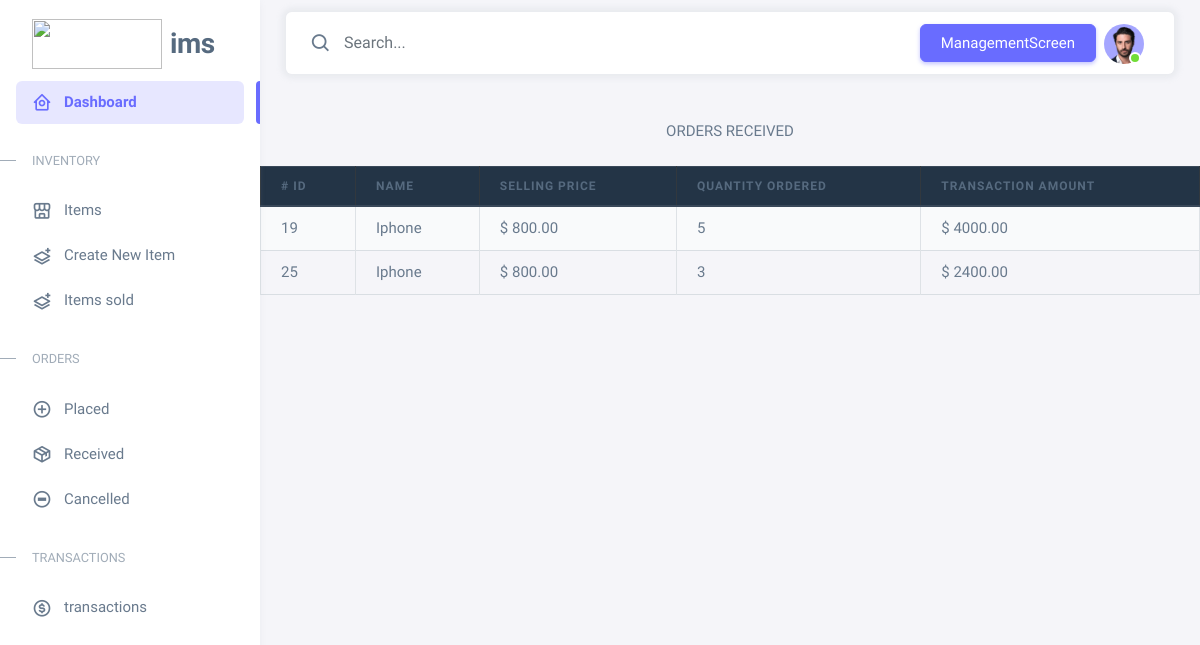
/orders_received, run on the app's committed database.
### transactions/models.py (models this page shows, shortened)
class Transaction(models.Model):
    item_id = models.IntegerField()
    item_name = models.CharField(max_length=100)
    item_cost = models.DecimalField(max_digits=10, decimal_places=2)
    item_quantity = models.IntegerField()
    transaction_amount = models.DecimalField(max_digits=10, decimal_places=2)
    transaction_type = models.CharField(max_length=4)

### orders/views.py (the view)
# urls.py: path('orders_received', views.received_orders, name='received_orders'),
def received_orders(request):
    orders_received = Transaction.objects.filter(transaction_type = 'received')
    context = {'orders_received':orders_received}
    return render(request, 'orders_received.html', context)

### templates/orders_received.html
{% extends 'index.html' %}
{% block content %}
<br></br>
<center>ORDERS RECEIVED</center>
<br>
		<table class = "table table-striped table-bordered" >
			<thead class = "table-dark">
				<tr>
					<th> # id </th>
					<th> Name</th>
					<th>Selling Price</th>
                    <th>Quantity Ordered</th>
                    <th> Transaction Amount</th>
				</tr>
			</thead>
			<tbody>
                {% for order in orders_received %}
				<tr>
					<td>{{order.id}}</td>
                    <td>{{order.item_name}} </td>
                    <td>$ {{order.item_cost}}</td>
                    <td>{{order.item_quantity}}</td>
                    <td>$ {{order.transaction_amount}}</td>
				</tr>
                {% endfor %}
			</tbody>
		</table>
{% endblock %}

### data on the page
Transaction: id "19", item_name "Iphone", item_cost "800.00", item_quantity "5", transaction_amount "4000.00"
Transaction: id "25", item_name "Iphone", item_cost "800.00", item_quantity "3", transaction_amount "2400.00"
